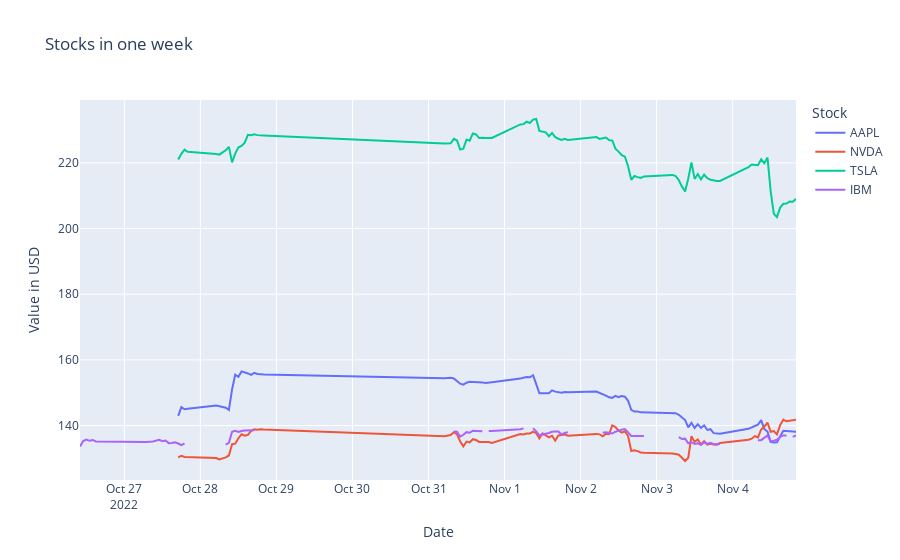

The notebook cell this image was saved under:
### Code cell
import plotly.express as px

px.line(
    stocks,
    x=stocks.index,
    y=symbols,
    labels={"variable": "Stock", "value": "Value in USD", "index": "Date", "title": "Stocks in one week"},
    title = "Stocks in one week"
)
